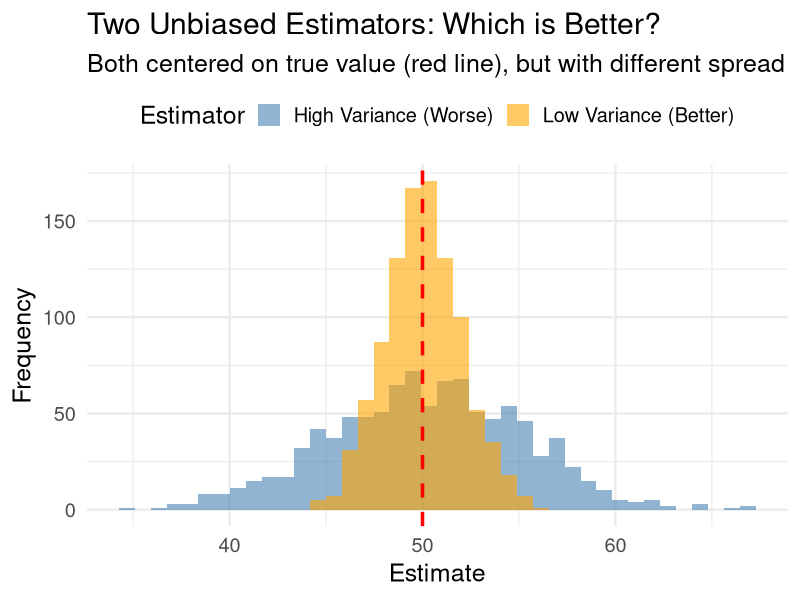
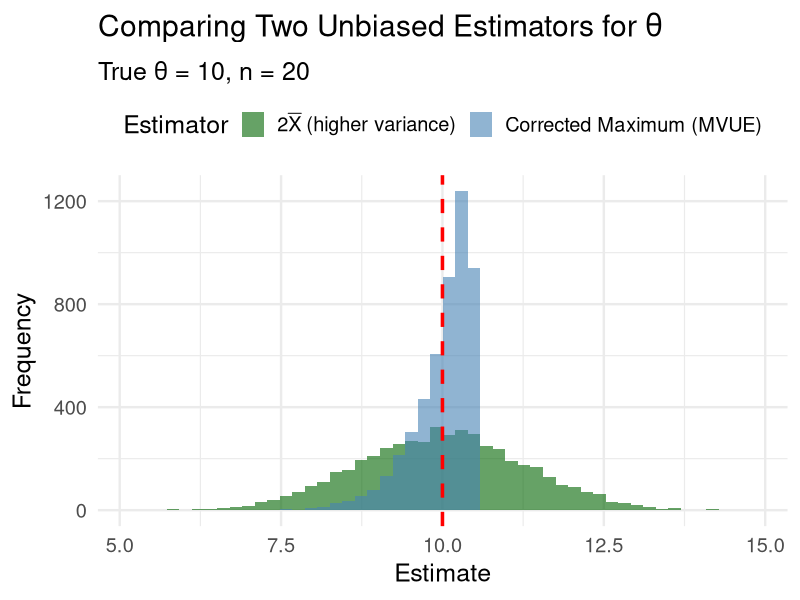
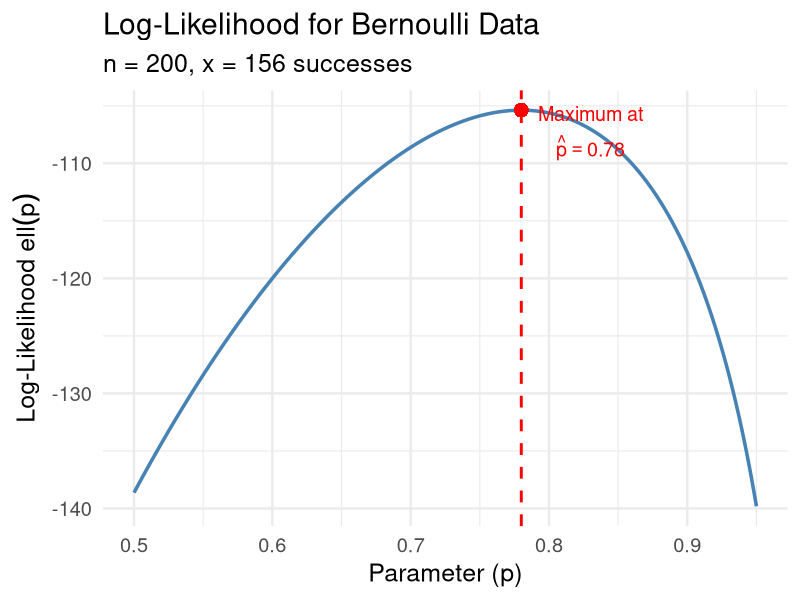
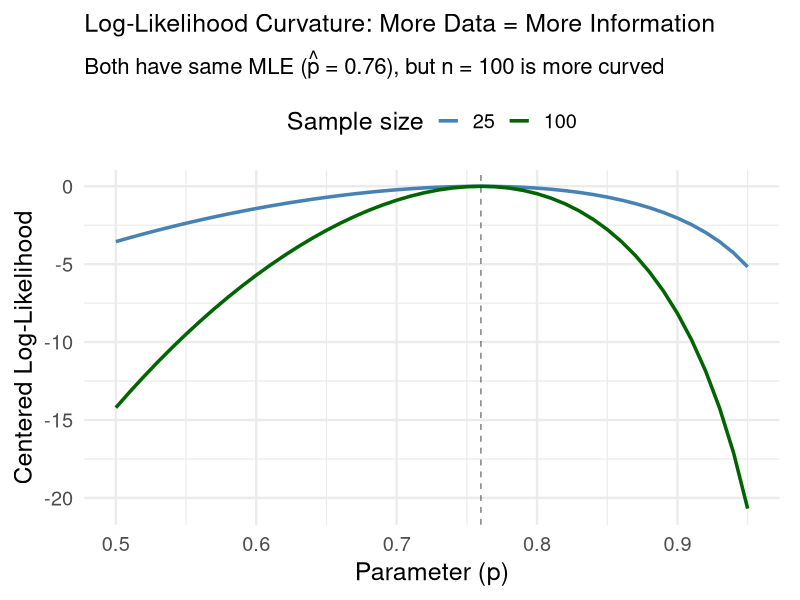
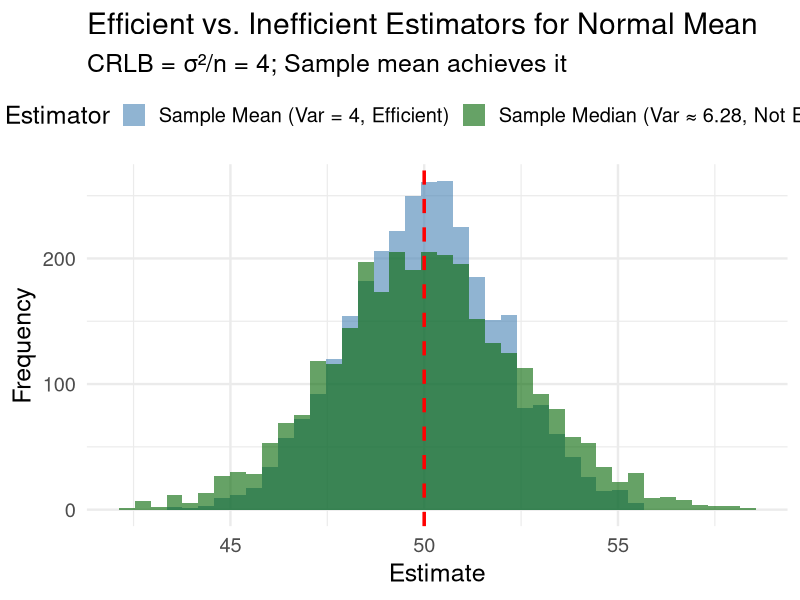

The R script that drew these images, in order:
## ---- chunk 1
#| label: setup
#| include: false
library(tidyverse)
set.seed(42)
theme_set(theme_minimal(base_size = 18))
## ---- chunk 2
# Suppose 15 out of 20 patients respond
n <- 20; x <- 15
p_hat_A <- x / n
p_hat_B <- (x + 1) / (n + 2)
cat("Researcher A's estimate:", p_hat_A, "\n")
cat("Researcher B's estimate:", p_hat_B)
## ---- chunk 3
#| echo: false
#| fig-height: 5
set.seed(123)
true_mu <- 50

comparison_data <- tibble(
  estimator = rep(c("Low Variance (Better)", "High Variance (Worse)"), each = 1000),
  estimate = c(
    rnorm(1000, true_mu, 2),
    rnorm(1000, true_mu, 5)
  )
)

comparison_data |> 
  ggplot(aes(x = estimate, fill = estimator)) +
  geom_histogram(bins = 40, alpha = 0.6, position = "identity") +
  geom_vline(xintercept = true_mu, color = "red", linetype = "dashed", linewidth = 1.2) +
  labs(title = "Two Unbiased Estimators: Which is Better?",
       subtitle = "Both centered on true value (red line), but with different spread",
       x = "Estimate", y = "Frequency", fill = "Estimator") +
  scale_fill_manual(values = c("steelblue", "orange")) +
  theme(legend.position = "top")
## ---- chunk 4
#| code-line-numbers: "|1-3|5-12|14-19"
theta <- 10  # True upper bound
n <- 20
n_sims <- 5000

# Simulate both estimators
uniform_sim <- tibble(sim = 1:n_sims) |> 
  mutate(
    data = map(sim, \(s) runif(n, 0, theta)),
    theta_hat_1 = map_dbl(data, \(d) 2 * mean(d)),
    theta_hat_2 = map_dbl(data, \(d) (n + 1) / n * max(d))
  )

# Compare variances
uniform_sim |> 
  summarize(
    `Var(2*X̄)` = var(theta_hat_1),
    `Var(corrected max)` = var(theta_hat_2),
    `Theoretical Var(2*X̄)` = theta^2 / (3 * n),
    `Theoretical Var(corrected max)` = theta^2 / (n * (n + 2))
  ) |> 
  pivot_longer(everything()) |> 
  mutate(value = round(value, 4))
## ---- chunk 5
#| echo: false
#| fig-height: 5
uniform_sim |> 
  select(theta_hat_1, theta_hat_2) |> 
  pivot_longer(everything(), names_to = "Estimator", values_to = "Estimate") |> 
  mutate(Estimator = case_when(
    Estimator == "theta_hat_1" ~ "theta_hat_1",
    Estimator == "theta_hat_2" ~ "theta_hat_2"
  )) |> 
  ggplot(aes(x = Estimate, fill = Estimator)) +
  geom_histogram(bins = 50, alpha = 0.6, position = "identity") +
  geom_vline(xintercept = theta, color = "red", linetype = "dashed", linewidth = 1.2) +
  labs(title = expression(paste("Comparing Two Unbiased Estimators for ", theta)),
       subtitle = str_glue("True θ = {theta}, n = {n}"),
       x = "Estimate", y = "Frequency") +
  scale_fill_manual(
    values = c("theta_hat_1" = "darkgreen", "theta_hat_2" = "steelblue"),
    labels = c(
      "theta_hat_1" = expression(2*bar(X)~"(higher variance)"),
      "theta_hat_2" = expression("Corrected Maximum (MVUE)")
    )
  ) +
  theme(legend.position = "top")
## ---- chunk 6
#| echo: false
#| fig-height: 5
n <- 200
x <- 156

log_lik_data <- tibble(
  p = seq(0.5, 0.95, by = 0.001),
  log_likelihood = x * log(p) + (n - x) * log(1 - p)
)

mle_p <- x / n

# Calculate second derivative at MLE for curvature illustration
log_lik_data |> 
  ggplot(aes(x = p, y = log_likelihood)) +
  geom_line(color = "steelblue", linewidth = 1.2) +
  geom_vline(xintercept = mle_p, color = "red", linetype = "dashed", linewidth = 1) +
  geom_point(aes(x = mle_p, y = x * log(mle_p) + (n - x) * log(1 - mle_p)), 
             color = "red", size = 4) +
  labs(title = "Log-Likelihood for Bernoulli Data",
       subtitle = str_glue("n = {n}, x = {x} successes"),
       x = "Parameter (p)", 
       y = expression("Log-Likelihood "*ell(p))) +
  annotate("text", x = mle_p + 0.05, y = x * log(mle_p) + (n - x) * log(1 - mle_p) - 2,
           label = as.expression(bquote(atop("Maximum at", hat(p) == .(mle_p)))), 
           color = "red", size = 5, parse = FALSE)
## ---- chunk 7
#| echo: false
# Compare curvature for different sample sizes
bind_rows(
  tibble(n = 25, y = 19, p = seq(0.5, 0.95, 0.01)) |> 
    mutate(log_lik = y * log(p) + (n - y) * log(1 - p) - (y * log(y/n) + (n-y) * log(1-y/n))),
  tibble(n = 100, y = 76, p = seq(0.5, 0.95, 0.01)) |> 
    mutate(log_lik = y * log(p) + (n - y) * log(1 - p) - (y * log(y/n) + (n-y) * log(1-y/n)))
) |> 
  ggplot(aes(x = p, y = log_lik, color = factor(n))) +
  geom_line(linewidth = 1.2) +
  geom_vline(xintercept = 0.76, linetype = "dashed", alpha = 0.5) +
  labs(title = "Log-Likelihood Curvature: More Data = More Information",
       subtitle = expression("Both have same MLE ("*hat(p)*" = 0.76), but n = 100 is more curved"),
       x = "Parameter (p)", y = "Centered Log-Likelihood",
       color = "Sample size") +
  scale_color_manual(values = c("steelblue", "darkgreen")) +
  theme(legend.position = "top",
        plot.title = element_text(size = 18),
        plot.subtitle = element_text(size = 16),
        plot.margin = margin(10, 15, 10, 10))
## ---- chunk 8
#| echo: false
#| fig-height: 5
set.seed(123)
true_mu <- 50
sigma <- 10
n <- 25
n_sims <- 3000

# Compare sample mean (efficient) to sample median (inefficient)
efficiency_sim <- tibble(sim = 1:n_sims) |> 
  mutate(
    data = map(sim, \(s) rnorm(n, true_mu, sigma)),
    sample_mean = map_dbl(data, mean),
    sample_median = map_dbl(data, median)
  )

# Theoretical variances
var_mean <- sigma^2 / n  # = CRLB
var_median <- (pi/2) * sigma^2 / n  # approximately

efficiency_sim |> 
  select(sample_mean, sample_median) |> 
  pivot_longer(everything(), names_to = "Estimator", values_to = "Estimate") |> 
  mutate(Estimator = case_when(
    Estimator == "sample_mean" ~ str_glue("Sample Mean (Var = {round(var_mean, 2)}, Efficient)"),
    Estimator == "sample_median" ~ str_glue("Sample Median (Var ≈ {round(var_median, 2)}, Not Efficient)")
  )) |> 
  ggplot(aes(x = Estimate, fill = Estimator)) +
  geom_histogram(bins = 40, alpha = 0.6, position = "identity") +
  geom_vline(xintercept = true_mu, color = "red", linetype = "dashed", linewidth = 1.2) +
  labs(title = "Efficient vs. Inefficient Estimators for Normal Mean",
       subtitle = str_glue("CRLB = σ²/n = {round(var_mean, 2)}; Sample mean achieves it"),
       x = "Estimate", y = "Frequency") +
  scale_fill_manual(values = c("steelblue", "darkgreen")) +
  theme(legend.position = "top")
## ---- chunk 9
n <- 30
sigma_sq <- 100

# CRLB for μ
crlb <- sigma_sq / n

# Variance of sample mean
var_xbar <- sigma_sq / n

# Efficiency check
cat("CRLB for μ:", round(crlb, 3), "\n")
cat("Var(X̄):", round(var_xbar, 3), "\n")
cat("Is X̄ efficient?", var_xbar == crlb, "\n\n")

# Sample data
bp_data <- c(12.3, 8.7, 15.2, 10.1, 7.4, 14.8, 11.2, 9.5, 13.1, 16.2,
             8.1, 12.5, 10.8, 14.3, 11.7, 9.2, 15.0, 13.4, 7.9, 12.1,
             10.5, 8.3, 14.1, 11.5, 13.8, 9.8, 11.9, 12.7, 10.3, 14.6)

cat("MVUE of μ (sample mean):", round(mean(bp_data), 2), "mmHg\n")
cat("Standard Error:", round(sqrt(crlb), 2), "mmHg")
